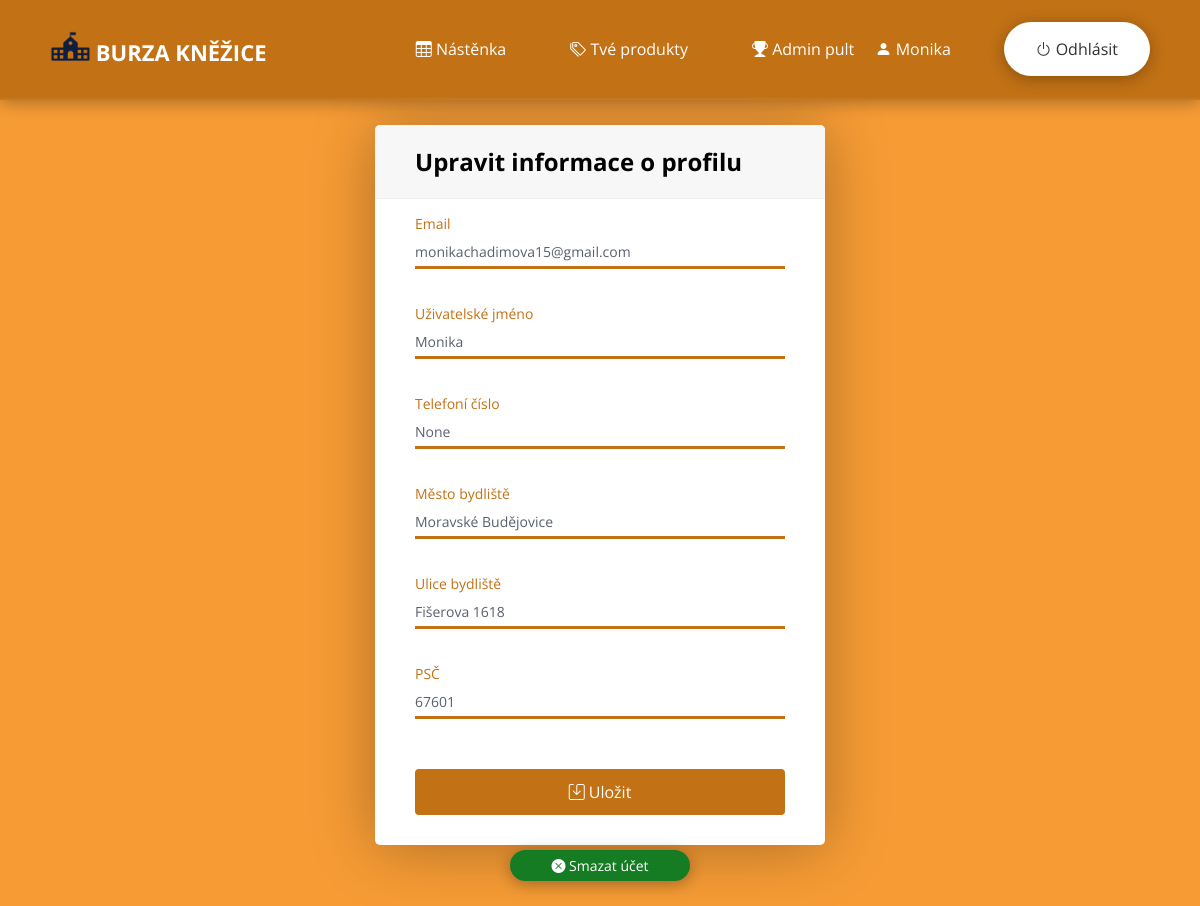
Screenshot of /profile/Monika (signed in) with the database file from the repository.
### web/models.py (models this page shows)
class User(db.Model, UserMixin):
    id = db.Column(db.Integer, primary_key=True)
    email = db.Column(db.String(150), unique=True)
    username = db.Column(db.String(150), unique=True)
    password = db.Column(db.String(150))
    tel_number = db.Column(db.String(150))
    town = db.Column(db.String(150))
    street = db.Column(db.String(150))
    psc = db.Column(db.String(150))
    status = db.Column(db.String(150))
    token = db.Column(db.String(150))
    date_created = db.Column(db.DateTime(timezone=True), default=func.now())
    posts = db.relationship('Post', backref='user', passive_deletes=True)

### web/views.py (the view, shortened to what this page needs)
@views.route("/profile/<username>", methods=['GET', 'POST'])
@login_required
def profile(username):
    return render_template("profile_page.html", user=current_user, username=username)

### web/__init__.py (called while the page is built)
def create_app():
    app =  Flask(__name__)
    toastr = Toastr(app)
    app.config['SECRET_KEY'] = 'idontcare'
    app.config['SQLALCHEMY_DATABASE_URI'] = f'sqlite:///{DB_NAME}'
    app.config['SQLALCHEMY_TRACK_MODIFICATIONS'] = True
    db.init_app(app)
    from .views import views
    app.register_blueprint(views, url_prefix="/")
    from .auth import auth
    app.register_blueprint(auth, url_prefix="/")
    from .models import User, Post, Burza
    create_database(app)
    login_manager = LoginManager()
    login_manager.login_view = "auth.login"
    login_manager.init_app(app)
    @login_manager.user_loader
    def load_user(id):
        return User.query.get(int(id))
    return app

### web/flash_toastr/__init__.py (called while the page is built)
    @staticmethod
    def include_toastr_js(version=None, js_filename=None):
        if version is None:
            version = current_app.config.get('TOASTR_VERSION')
        if js_filename is None:
            js_filename = current_app.config.get('TOASTR_JS_FILENAME')
        js = '<script src="//cdnjs.cloudflare.com/ajax/libs/' \
             'toastr.js/{0}/{1}"></script>\n'.format(version, js_filename)
        return Markup(js)

    @staticmethod
    def include_toastr_css(version=None, css_filename=None):
        if version is None:
            version = current_app.config.get('TOASTR_VERSION')
        if css_filename is None:
            css_filename = current_app.config.get('TOASTR_CSS_FILENAME')
        css = '<link href="//cdnjs.cloudflare.com/ajax/libs/' \
              'toastr.js/{0}/{1}" rel="stylesheet" />\n'.format(
                version,
                css_filename
                )
        if current_app.config.get('TOASTR_OPACITY'):
            return Markup(css)
        else:
            return Markup('''
<style type = text/css>
  #toast-container>div {
    opacity: 1 !important;
  }
</style> {0}'''.format(css))

    @staticmethod
    def include_jquery(version=None):
        if version is None:
            version = current_app.config.get('TOASTR_JQUERY_VERSION')
        js = ('<script src="//code.jquery.com/' +
              'jquery-{0}.min.js"></script>'.format(version))
        return Markup(js)

    @staticmethod
    def context_processor():
        return {'toastr': current_app.extensions['toastr']}

### web/templates/profile_page.html (shortened to what this page needs)
{% extends "auth_base.html" %}
{% block content %}
<div class="container-prof">
	<div class="header">
    <h2>Upravit informace o profilu</h2>
	</div>
	<form id="form_profile" class="form" method="POST">
		<div class="form-control">
			<input type="email"
        id="email"
        name="email"
        {% if user.email != "" %}
          value = "{{user.email}}"
        {% endif %}
        onchange="checkInputsEmail()"
        autocomplete='off'
        required>
      <label for="email"
        class="label-name">
        <span class="content-name">Email</span>
      </label>
		</div>
    <div class="form-control">
			<input type="username"
        id="username"
        name="username"
        {% if user.username != "" %}
          value = "{{user.username}}"
        {% endif %}
        onchange="checkInputsName('username')"
        autocomplete='off'
        required>
      <label for="username"
        class="label-name">
        <span class="content-name">Uživatelské jméno</span>
      </label>
		</div>
    <div class="form-control">
			<input type="tel-number"
        id="tel-number"
        name="tel-number"
        {% if user.tel_number != "" %}
          value = "{{user.tel_number}}"
        {% endif %}
        onchange="checkInputsName('tel-number')"
        autocomplete='off'
        required>
      <label for="tel-number"
        class="label-name">
        <span class="content-name">Telefoní číslo</span>
      </label>
		</div>
		<div class="form-control">
			<input type="town"
        id="town"
        name="town"
        {% if user.town != "" %}
          value = "{{user.town}}"
        {% endif %}
        onchange="checkInputsName('town')"
        autocomplete='off'
        required>
      <label for="town"
        class="label-name">
        <span class="content-name">Město bydliště</span>
      </label>
		</div>
    <div class="form-control">
			<input type="street"
        id="street"
        name="street"
        {% if user.street != "" %}
          value = "{{user.street}}"
        {% endif %}
        onchange="checkInputsName('street')"
        autocomplete='off'
        required>
      <label for="street"
        class="label-name">
        <span class="content-name">Ulice bydliště</span>
      </label>
		</div>
    <div class="form-control">
			<input type="psc"
        id="psc"
        name="psc"
        {% if user.psc != "" %}
          value = "{{user.psc}}"
        {% endif %}
        onchange="checkInputsName('psc')"
        autocomplete='off'
        required>
      <label for="psc"
        class="label-name">
        <span class="content-name">PSČ</span>
      </label>
		</div>
		<button type="submit"
      id="btn_prof_submit">
      <i class="bi bi-save"></i> Uložit
    </button>
	</form>
</div>
<div class='main-update'>
  <a href="/delete_user/{{user.id}}" id="delete-button" class="buttons">
      <i class="bi bi-x-circle-fill"></i> Smazat účet
  </a>
</div>
{% endblock %}

### web/templates/auth_base.html (shortened to what this page needs)
<!doctype html>
<html lang="cz">
    <link rel="stylesheet"
      href="https://cdn.jsdelivr.net/npm/bootstrap-icons@1.5.0/font/bootstrap-icons.css">
    <link rel = "stylesheet"
      href = "{{ url_for('static', filename='CSS/style.css') }}">
    <link rel="stylesheet"
      href="https://cdnjs.cloudflare.com/ajax/libs/font-awesome/4.7.0/css/font-awesome.min.css">
    {{ toastr.include_toastr_css() }}
  </head>
  <body>
    <header>
      <div class="container_navbar">
        <nav class="nav">
          <a href="{{ url_for('views.home') }}" class="logo">
            <img src="{{ url_for('static', filename='source/logo2.png') }}"
              alt=""
              width="40"
              height="30"
              class="d-inline-block align-text-middle">
              BURZA KNĚŽICE
          </a>
          <ul class="nav-list">
            <li>
              <a href="{{ url_for('views.home') }}" class="nav-link">
                <i class="bi bi-table"></i> Nástěnka
              </a>
            </li>
            {% if user.is_authenticated %}
              <li>
                <a href="{{ url_for('views.posts', username=user.username) }}" class="nav-link">
                  <i class="bi bi-tags"></i> Tvé produkty
                </a>
              </li>
              {% if user.status != 'user' %}
                <li>
                  <a href="{{ url_for('views.admin') }}" class="nav-link">
                    {% if user.status == 'admin' %}
                      <i class="bi bi-trophy-fill"></i> Admin pult
                    {% else %}
                      <i class="bi bi-cart4"></i> Prodejní pult
                    {% endif %}
                  </a>
                </li>
              {% endif %}
            {% endif %}
          </ul>
          <ul class="log-list">
            {% if user.is_authenticated %}
              <li>
                <a href="{{ url_for('views.profile', username=user.username) }}" class="nav-link">
                  <i class="bi bi-person-fill"></i> {{user.username}}
                </a>
              </li>
              <li>
                <a href="{{ url_for('auth.logout') }}" id="nav-cta">
                  <i class="bi bi-power"></i> Odhlásit
                </a>
              </li>
            {% endif %}
          </ul>
        </nav>
      </div>
    </header>
    <div class="container-content">
        {% block content %}{% endblock %}
    </div>
  </body>
</html>

### web/static/CSS/style.css (style rules this page uses)
* { box-sizing: border-box; }
body { background-color: #F79C35; font-family: 'Open Sans', sans-serif; display: flex; overflow-x: hidden; justify-content: center; min-height: 100vh; margin: 0; }
.container-content { margin-top: 100px; align-items: top; padding: 25px; }
.header { border-bottom: 1px solid #f0f0f0; background-color: #f7f7f7; padding: 20px 40px; }
.header h2 { margin: 0; }
.form { padding: 30px 40px; }
.form-control { margin-bottom: 30px; padding-bottom: 20px; width: 100%; height: 60px; position: relative; overflow: hiden; }
.form-control label { position: absolute; bottom: 20px; left: 0px; width: 100%; height: 100%; pointer-events: none; border-bottom: 3px solid #c27115; }
.form-control label::after { content: ''; position: absolute; left: 0px; bottom: -1px; height: 100%; width: 100%; transform: translateX(-100%); transition: transform 0.3s ease; }
.form-control input { border: none; color: #595f6e; font-family: inherit; font-size: 14px; padding-top: 15px; padding-bottom: 10px; width: 100%; height: 100%; outline: none; }
.content-name { position: absolute; bottom:5px; left: 0px; transition: all 0.3s ease; }
.form-control input:focus + .label-name .content-name, .form-control input:valid + .label-name .content-name { transform: translateY(-150%); font-size: 14px; color: #c27115; }
.form-control input:focus + .label-name::after, .form-control input:valid + .label-name::after { transform: translateX(0%); }
.form button { background-color: #c27115; border: 2px solid #c27115; border-radius: 4px; color: #fff; display: block; font-family: inherit; font-size: 16px; padding: 10px; margin-top: 20px; width: 100%; }
*, *::before, *::after { margin: 0; padding: 0; box-sizing: border-box; }
header { width: 100%; position: fixed; top: 0; left: 0; transition: background-color .5s ease; z-index: 1000; }
.container_navbar { width: 100%; }
.nav { width: 100%; height: 100px; padding-left: 50px; padding-right: 50px; display: flex; align-items: center; justify-content: space-between; background-color: #c27115; box-shadow: 0 3px 1rem rgba(0,0,0,.3); border-bottom: 2px solid rgba(255,255,255,.05); transition: height .5s ease; }
.nav a { text-decoration: none; color: #fff; font-size: 16px; vertical-align: center; }
.nav .logo { font-size: 22px; font-weight: bold; vertical-align: center; transform: translateX(-100rem); animation: slideIn .5s forwards; }
.nav-list { list-style: none; display: flex; align-items: center; vertical-align: center; transform: translateX(100rem); animation: slideIn .5s forwards; }
.log-list { list-style: none; display: flex; align-items: right; vertical-align: center; transform: translateX(100rem); animation: slideIn .5s forwards; }
.log-list .nav-link { position: absolute; margin-top: 16px; margin-inline-start: -8rem; }
.nav-link { margin: 0 2rem; position: relative; }
.nav-link::after { content: ''; width: 100%; height: 2px; background-color: #fff; box-shadow: 0 3px 1rem rgba(0,0,0,.5); position: absolute; left: 0; bottom: -3px; transform: scaleX(0); transform-origin: left; transition: transform .5s ease; }
#nav-cta { display: inline-block; background-color: #fff; color: #313131; padding: 1rem 2rem; border-radius: 2rem; box-shadow: 0 3px 1rem rgba(0,0,0,.3); transition: background-color .5s ease; }
.container-prof { position: center; align-items: center; background-color: #fff; border-radius: 5px; box-shadow: 0 3px 4rem rgba(0, 0, 0, 0.3); overflow: hidden; width: 450px; max-width: 100%; }
.buttons { display: block; background-color: rgb(21, 124, 35); color: #ffffff; padding: .4rem .8rem; text-decoration: none; font-size: 14px; border-radius: 1.6rem; box-shadow: 0 3px 1rem rgba(0, 0, 0, 0.3); transition: background-color .5s ease; }
#delete-button { position: relative; margin: 1% auto 0 auto; width: 40%; text-align: center; }

### rows the page displays
User: username "Monika", email "monikachadimova15@gmail.com", tel-number "None", town "Moravské Budějovice", street "Fišerova 1618", psc "67601"
